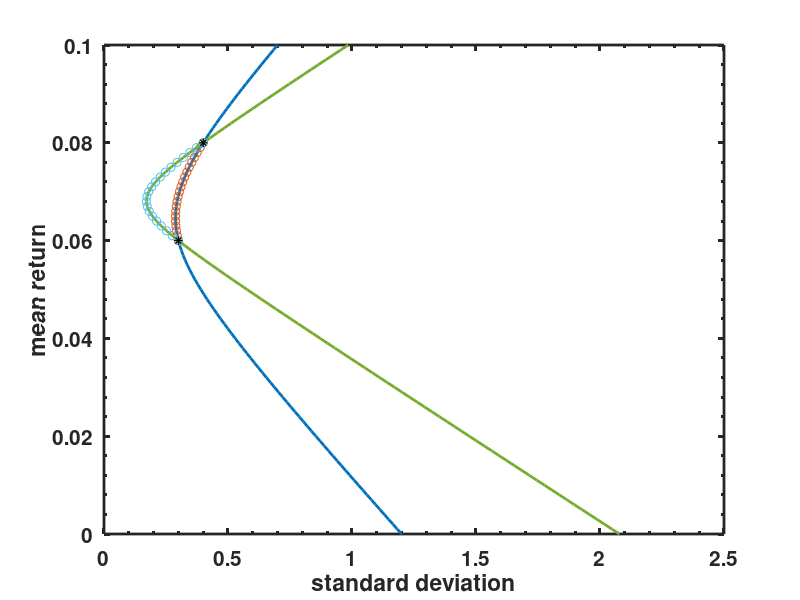

Write MATLAB code to recreate this figure. (Note: this script raises an error after producing the figure.)
clear all
close all

mu_1=0.06;
mu_2=0.08;
sig_1 = 0.3;
sig_2 = 0.4;
rho = 0.5;


muSet = 0:0.001:0.1;
muSet2 = mu_1:0.001:mu_2;
mu = muSet;
x = (mu - mu_2)/(mu_1-mu_2);
sig = sqrt(x.^2*sig_1^2 + 2*x.*(1-x)*rho*sig_1*sig_2+(1-x).^2*sig_2^2);

h = figure(1);
plot(sig,muSet,'linewidth',2)
hold on
mu = muSet2;
x = (mu - mu_2)/(mu_1-mu_2);
sig = sqrt(x.^2*sig_1^2 + 2*x.*(1-x)*rho*sig_1*sig_2+(1-x).^2*sig_2^2);

plot(sig,mu,'o')
plot(sig_1,mu_1,'*','color','black')
plot(sig_2,mu_2,'*','color','black')

%%%
rho = -0.5;


muSet = 0:0.001:0.1;
muSet2 = mu_1:0.001:mu_2
mu = muSet;
x = (mu - mu_2)/(mu_1-mu_2);
sig = sqrt(x.^2*sig_1^2 + 2*x.*(1-x)*rho*sig_1*sig_2+(1-x).^2*sig_2^2);

h = figure(1);
plot(sig,muSet,'linewidth',2)
hold on
mu = muSet2;
x = (mu - mu_2)/(mu_1-mu_2);
sig = sqrt(x.^2*sig_1^2 + 2*x.*(1-x)*rho*sig_1*sig_2+(1-x).^2*sig_2^2);

plot(sig,mu,'o')
plot(sig_1,mu_1,'*','color','black')
plot(sig_2,mu_2,'*','color','black')
ylabel('mean return')
xlabel('standard deviation')
set(gca,'linewidth',2,'fontsize',15,'fontweight','bold','plotboxaspectratiomode','auto','xminortick','on','yminortick','on','TickLength',[0.04;0.02]);
pbaspect([1 1 1])
saveTightFigure(h,'twoAssetEfficientFrontierCaseOne.pdf')
%%%

mu_1=0.06;
mu_2=0.08;
sig_1 = 0.5;
sig_2 = 0.4;
rho = 0.5;


muSet = 0:0.001:0.1;
muSet2 = mu_1:0.001:mu_2
mu = muSet;
x = (mu - mu_2)/(mu_1-mu_2);
sig = sqrt(x.^2*sig_1^2 + 2*x.*(1-x)*rho*sig_1*sig_2+(1-x).^2*sig_2^2);

h = figure(3)
plot(sig,muSet,'linewidth',2)
hold on
mu = muSet2;
x = (mu - mu_2)/(mu_1-mu_2);
sig = sqrt(x.^2*sig_1^2 + 2*x.*(1-x)*rho*sig_1*sig_2+(1-x).^2*sig_2^2);

plot(sig,mu,'o')

plot(sig_1,mu_1,'*','color','black')
plot(sig_2,mu_2,'*','color','black')


%%%
rho = -0.5;


muSet = 0:0.001:0.1;
muSet2 = mu_1:0.001:mu_2
mu = muSet;
x = (mu - mu_2)/(mu_1-mu_2);
sig = sqrt(x.^2*sig_1^2 + 2*x.*(1-x)*rho*sig_1*sig_2+(1-x).^2*sig_2^2);

h = figure(3)
plot(sig,muSet,'linewidth',2)
hold on
mu = muSet2;
x = (mu - mu_2)/(mu_1-mu_2);
sig = sqrt(x.^2*sig_1^2 + 2*x.*(1-x)*rho*sig_1*sig_2+(1-x).^2*sig_2^2);

plot(sig,mu,'o')

plot(sig_1,mu_1,'*','color','black')
plot(sig_2,mu_2,'*','color','black')
ylabel('mean return')
xlabel('standard deviation')
set(gca,'linewidth',2,'fontsize',15,'fontweight','bold','plotboxaspectratiomode','auto','xminortick','on','yminortick','on','TickLength',[0.04;0.02]);
pbaspect([1 1 1])
saveTightFigure(h,'twoAssetEfficientFrontierCaseTwo.pdf')
